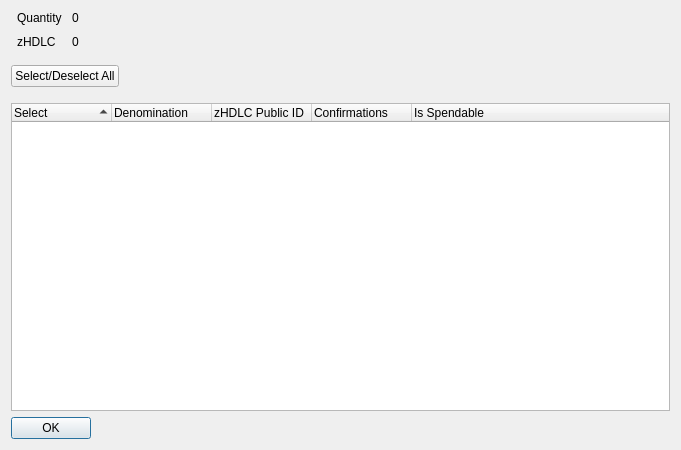
<?xml version="1.0" encoding="UTF-8"?>
<ui version="4.0">
 <class>ZHDLCControlDialog</class>
 <widget class="QDialog" name="ZHDLCControlDialog">
  <property name="geometry">
   <rect>
    <x>0</x>
    <y>0</y>
    <width>681</width>
    <height>450</height>
   </rect>
  </property>
  <property name="minimumSize">
   <size>
    <width>681</width>
    <height>450</height>
   </size>
  </property>
  <property name="windowTitle">
   <string>Select zHDLC to Spend</string>
  </property>
  <layout class="QVBoxLayout" name="verticalLayout" stretch="0,0,0,0">
   <item>
    <layout class="QHBoxLayout" name="horizontalLayout" stretch="0,0">
     <property name="spacing">
      <number>-1</number>
     </property>
     <property name="bottomMargin">
      <number>10</number>
     </property>
     <item>
      <layout class="QFormLayout" name="formLayout">
       <property name="horizontalSpacing">
        <number>10</number>
       </property>
       <property name="verticalSpacing">
        <number>10</number>
       </property>
       <property name="leftMargin">
        <number>6</number>
       </property>
       <property name="rightMargin">
        <number>6</number>
       </property>
       <item row="0" column="0">
        <widget class="QLabel" name="labelQuantity">
         <property name="text">
          <string>Quantity</string>
         </property>
        </widget>
       </item>
       <item row="0" column="1">
        <widget class="QLabel" name="labelQuantity_int">
         <property name="text">
          <string>0</string>
         </property>
        </widget>
       </item>
       <item row="1" column="0">
        <widget class="QLabel" name="labelZHDLC">
         <property name="text">
          <string>zHDLC</string>
         </property>
        </widget>
       </item>
       <item row="1" column="1">
        <widget class="QLabel" name="labelZHDLC_int">
         <property name="text">
          <string>0</string>
         </property>
        </widget>
       </item>
      </layout>
     </item>
     <item>
      <spacer name="horizontalSpacer_2">
       <property name="orientation">
        <enum>Qt::Horizontal</enum>
       </property>
       <property name="sizeHint" stdset="0">
        <size>
         <width>40</width>
         <height>20</height>
        </size>
       </property>
      </spacer>
     </item>
    </layout>
   </item>
   <item>
    <layout class="QHBoxLayout" name="horizontalLayout3" stretch="0,0">
     <property name="spacing">
      <number>14</number>
     </property>
     <property name="bottomMargin">
      <number>10</number>
     </property>
     <item>
      <widget class="QPushButton" name="pushButtonAll">
       <property name="text">
        <string>Select/Deselect All</string>
       </property>
      </widget>
     </item>
     <item>
      <spacer name="horizontalSpacer">
       <property name="orientation">
        <enum>Qt::Horizontal</enum>
       </property>
       <property name="sizeHint" stdset="0">
        <size>
         <width>40</width>
         <height>20</height>
        </size>
       </property>
      </spacer>
     </item>
    </layout>
   </item>
   <item>
    <widget class="QTreeWidget" name="treeWidget">
     <property name="sizePolicy">
      <sizepolicy hsizetype="Expanding" vsizetype="Expanding">
       <horstretch>0</horstretch>
       <verstretch>0</verstretch>
      </sizepolicy>
     </property>
     <property name="minimumSize">
      <size>
       <width>0</width>
       <height>250</height>
      </size>
     </property>
     <property name="alternatingRowColors">
      <bool>true</bool>
     </property>
     <property name="sortingEnabled">
      <bool>true</bool>
     </property>
     <property name="columnCount">
      <number>5</number>
     </property>
     <attribute name="headerDefaultSectionSize">
      <number>100</number>
     </attribute>
     <column>
      <property name="text">
       <string notr="true">Select</string>
      </property>
     </column>
     <column>
      <property name="text">
       <string notr="true">Denomination</string>
      </property>
     </column>
     <column>
      <property name="text">
       <string notr="true">zHDLC Public ID</string>
      </property>
     </column>
     <column>
      <property name="text">
       <string notr="true">Confirmations</string>
      </property>
     </column>
     <column>
      <property name="text">
       <string>Is Spendable</string>
      </property>
     </column>
    </widget>
   </item>
   <item>
    <widget class="QDialogButtonBox" name="buttonBox">
     <property name="sizePolicy">
      <sizepolicy hsizetype="Maximum" vsizetype="Fixed">
       <horstretch>0</horstretch>
       <verstretch>0</verstretch>
      </sizepolicy>
     </property>
     <property name="orientation">
      <enum>Qt::Horizontal</enum>
     </property>
     <property name="standardButtons">
      <set>QDialogButtonBox::Ok</set>
     </property>
    </widget>
   </item>
  </layout>
 </widget>
 <resources/>
 <connections>
  <connection>
   <sender>buttonBox</sender>
   <signal>accepted()</signal>
   <receiver>ZHDLCControlDialog</receiver>
   <slot>accept()</slot>
   <hints>
    <hint type="sourcelabel">
     <x>248</x>
     <y>254</y>
    </hint>
    <hint type="destinationlabel">
     <x>157</x>
     <y>274</y>
    </hint>
   </hints>
  </connection>
  <connection>
   <sender>buttonBox</sender>
   <signal>rejected()</signal>
   <receiver>ZHDLCControlDialog</receiver>
   <slot>reject()</slot>
   <hints>
    <hint type="sourcelabel">
     <x>316</x>
     <y>260</y>
    </hint>
    <hint type="destinationlabel">
     <x>286</x>
     <y>274</y>
    </hint>
   </hints>
  </connection>
 </connections>
</ui>
